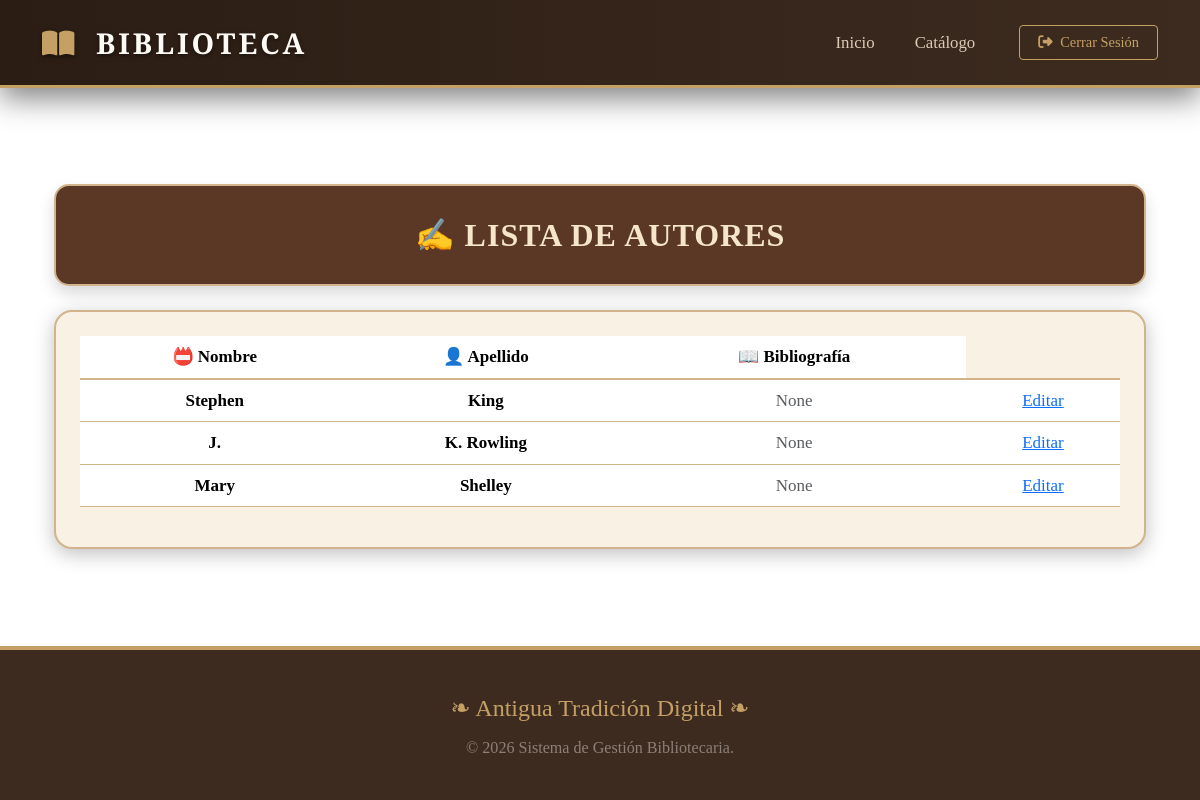
The page /autores/ (signed in) on the database its author committed.
### Gestion/models.py (models this page shows, shortened)
class Autor(models.Model):
    nombre = models.CharField(max_length=50)
    apellido = models.CharField(max_length=50)
    bibliografia = models.CharField(max_length=200, blank=True, null=True)

### Gestion/views.py (the view)
# urls.py: path('autores/', lista_autores, name='lista_autores'),
def lista_autores(request):
    autores = Autor.objects.all()
    return render(request, 'Gestion/templates/autores.html', {'autores': autores})

### Gestion/templates/autores.html (shortened to what this page needs)
{% extends 'index.html' %}
{% block contenido %}
<div class="container py-5">
    <div class="text-center mb-4">
        <div class="titulo-autores shadow">
            ✍️ LISTA DE AUTORES
        </div>
    </div>
    <div class="card card-autores">
        <div class="card-body p-4">
            {% if autores %}
            <div class="table-responsive">
                <table class="table tabla-autores table-hover align-middle text-center">
                    <thead>
                        <tr>
                            <th>📛 Nombre</th>
                            <th>👤 Apellido</th>
                            <th>📖 Bibliografía</th>
                        </tr>
                    </thead>
                    <tbody>
                        {% for autor in autores %}
                        <tr>
                            <td class="fw-bold">{{ autor.nombre }}</td>
                            <td class="fw-bold">{{ autor.apellido }}</td>
                            <td class="text-muted">{{ autor.bibliografia|truncatewords:20 }}</td>
                            <td>
                                <a href="{% url 'editar_autor' autor.id %}" >Editar</a>
                            </td>
                        </tr>
                        {% endfor %}
                    </tbody>
                </table>
            </div>
            {% else %}
            <p class="text-center text-muted">No hay autores registrados aún.</p>
            {% endif %}
        </div>
    </div>
</div>
{% endblock %}

### Gestion/templates/index.html (style rules this page uses)
:root { --wood-dark: #3d2b1f; --wood-light: #5c422e; --gold-accent: #c5a065; --paper-bg: #f4eee0; --text-main: #2c1e16; }
body { background-color: var(--paper-bg); background-image: url("https://www.transparenttextures.com/patterns/natural-paper.png"); background-attachment: fixed; color: var(--text-main); font-family: 'EB Garamond', serif; font-size: 1.15rem; display: flex; flex-direction: column; min-height: 100vh; }

### Gestion/templates/autores.html (style rules this page uses)
body { background: url('https://i.imgur.com/0mKXcgU.jpg') no-repeat center center fixed; background-size: cover; }
.titulo-autores { background: #5a3825; color: #f5e6ca; padding: 25px; border-radius: 15px; font-size: 32px; font-weight: 800; box-shadow: 0 6px 25px rgba(0,0,0,0.4); font-family: "Georgia", serif; border: 2px solid #d2b48c; letter-spacing: 1px; text-transform: uppercase; }
.card-autores { background: #f8f1e4; border-radius: 18px; border: 2px solid #d2b48c; box-shadow: 0 5px 20px rgba(0,0,0,0.25); font-family: "Georgia", serif; }
.tabla-autores thead { background: #5a3825; color: #f5e6ca; border-bottom: 2px solid #d2b48c; }
.tabla-autores tbody tr { border-bottom: 1px solid #d2b48c; }
.tabla-autores td, .tabla-autores th { font-size: 17px; font-family: "Georgia", serif; }
.fw-bold { color: #f5f1e6; }

### rows shown on the page
Autor: nombre "Stephen", apellido "King", bibliografia "None"
Autor: nombre "J.", apellido "K. Rowling", bibliografia "None"
Autor: nombre "Mary", apellido "Shelley", bibliografia "None"
